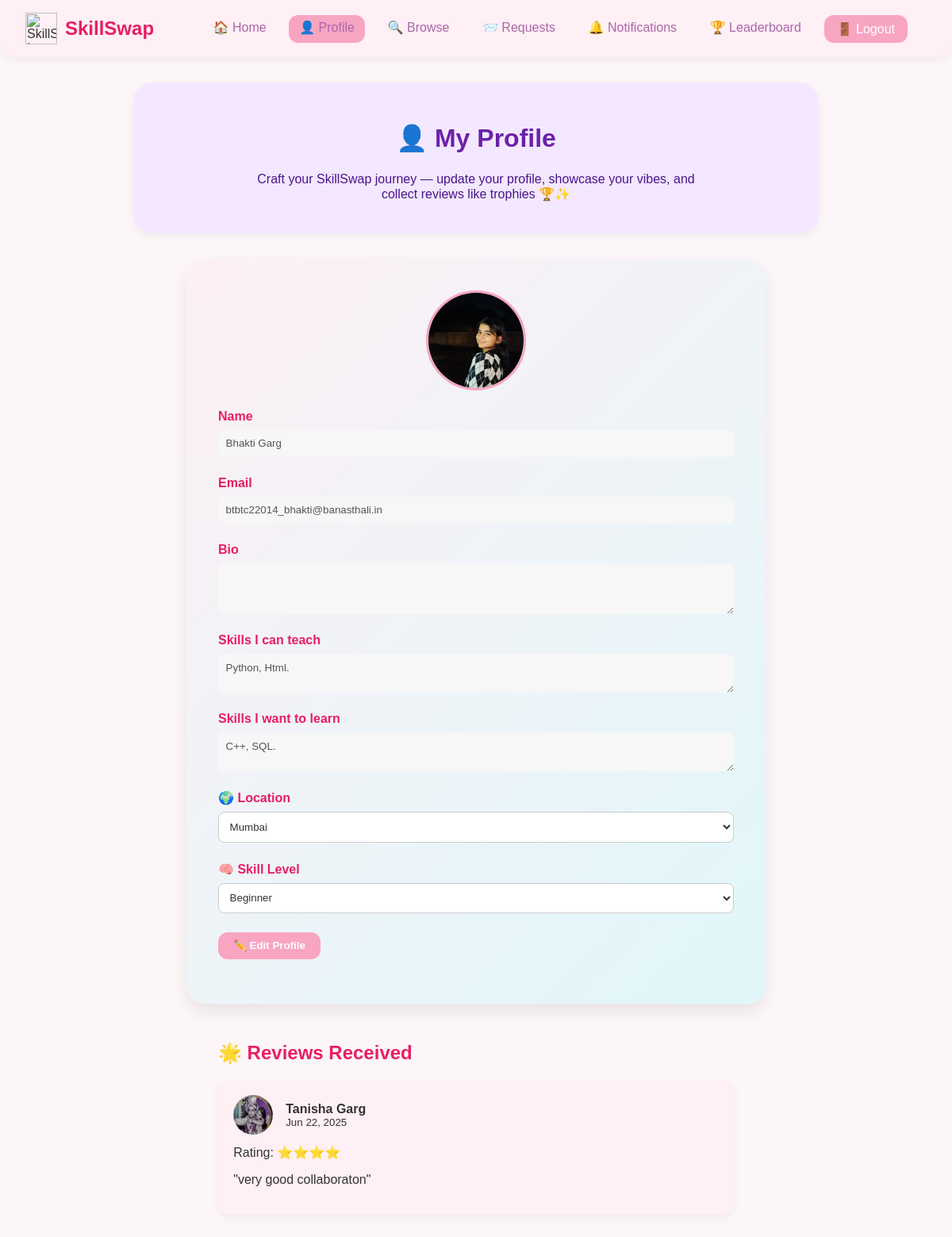
Screenshot of /backend/profile.php (signed in) with the database file from the repository.
### tables this page shows
CREATE TABLE `users` (
  `id` int(11) NOT NULL,
  `name` varchar(100) DEFAULT NULL,
  `email` varchar(100) DEFAULT NULL,
  `password` varchar(255) DEFAULT NULL,
  `created_at` timestamp NOT NULL DEFAULT current_timestamp(),
  `profile_pic` varchar(255) DEFAULT 'images/default.png',
  `teach_skills` text DEFAULT NULL,
  `learn_skills` text DEFAULT NULL,
  `bio` text DEFAULT NULL,
  `location` varchar(100) DEFAULT 'unspecified',
  `skill_level` varchar(50) DEFAULT 'beginner'
);

CREATE TABLE `endorsements` (
  `id` int(11) NOT NULL,
  `sender_id` int(11) NOT NULL,
  `receiver_id` int(11) NOT NULL,
  `request_id` int(11) NOT NULL,
  `rating` int(11) DEFAULT NULL CHECK (`rating` between 1 and 5),
  `feedback` text DEFAULT NULL,
  `created_at` timestamp NOT NULL DEFAULT current_timestamp()
);

### backend/profile.php (the view, shortened to what this page needs)
<?php
include 'includes/navbar.php';
$user_id = $_SESSION['user_id'];
$stmt = $conn->prepare("SELECT name, email, bio, teach_skills, learn_skills, profile_pic, location, skill_level FROM users WHERE id = ?");
$stmt->bind_param("i", $user_id);
$stmt->execute();
$result = $stmt->get_result();
$user = $result->fetch_assoc();
$review_stmt = $conn->prepare("
    SELECT e.rating, e.feedback, e.created_at, u.name, u.profile_pic
    FROM endorsements e
    JOIN users u ON e.sender_id = u.id
    WHERE e.receiver_id = ?
    ORDER BY e.created_at DESC
");
$review_stmt->bind_param("i", $user_id);
$review_stmt->execute();
$review_result = $review_stmt->get_result();
$stmt = $conn->prepare("SELECT name, email, bio, teach_skills, learn_skills, profile_pic, location, skill_level FROM users WHERE id = ?");
$stmt->bind_param("i", $user_id);
$stmt->execute();
$result = $stmt->get_result();
if ($result->num_rows === 1) {
    $user = $result->fetch_assoc();
} else {
    die("User not found.");
}
?>
<!DOCTYPE html>
<html lang="en">
<head>
  <link rel="stylesheet" href="dashboard_style.css">
</head>
<body>
<div class="page-heading">
    <h2>👤 My Profile</h2>
    <p class="subtitle">
    Craft your SkillSwap journey — update your profile, showcase your vibes, and collect reviews like trophies 🏆✨
</p>
</div>
<div class="profile-container">
    <?php
        $profile_pic = !empty($user['profile_pic']) ? $user['profile_pic'] : 'images/default.png';
    ?>
        <div style="text-align: center; margin-bottom: 1.5rem;">
            <img src="<?= htmlspecialchars($profile_pic); ?>" alt="Profile Picture"
                style="width: 120px; height: 120px; border-radius: 50%; object-fit: cover; border: 3px solid #f8a5c2;">
        </div>
    <form action="update_profile.php" method="POST" id="profileForm">
        <div class="form-group">
            <label for="name">Name</label>
            <input type="text" name="name" id="name" value="<?= htmlspecialchars($user['name']) ?>" readonly>
        </div>
        <div class="form-group">
            <label for="email">Email</label>
            <input type="email" name="email" id="email" value="<?= htmlspecialchars($user['email']) ?>" readonly>
        </div>
        <div class="form-group">
            <label for="bio">Bio</label>
            <textarea name="bio" id="bio" rows="3" readonly><?= htmlspecialchars($user['bio']) ?></textarea>
        </div>
        <div class="form-group">
            <label for="teach_skills">Skills I can teach</label>
            <textarea name="teach_skills" id="teach_skills" rows="2" readonly><?= htmlspecialchars($user['teach_skills']) ?></textarea>
        </div>
        <div class="form-group">
            <label for="learn_skills">Skills I want to learn</label>
            <textarea name="learn_skills" id="learn_skills" rows="2" readonly><?= htmlspecialchars($user['learn_skills']) ?></textarea>
        </div>
<div class="form-group">
  <label for="location">🌍 Location</label>
  <select name="location" id="location" readonly>
    <option value="Mumbai" <?= $user['location'] === 'Mumbai' ? 'selected' : '' ?>>Mumbai</option>
  </select>
</div>
    <div class="form-group">
        <label for="skill_level">🧠 Skill Level</label>
       <select name="skill_level" id="skill_level" readonly>
            <option value="Beginner" <?= $user['skill_level'] === 'Beginner' ? 'selected' : '' ?>>Beginner</option>
        </select>
    </div>
    <button type="button" class="btn edit-btn" id="editBtn">✏️ Edit Profile</button>
</form>
</div>
<div style="max-width: 650px; margin: 3rem auto;">
  <h2 style="color: #e91e63;">🌟 Reviews Received</h2>
  <?php if ($review_result->num_rows > 0): ?>
    <?php while ($row = $review_result->fetch_assoc()): ?>
      <div style="background: #fff0f5; padding: 1.2rem; margin-bottom: 1.5rem; border-radius: 1rem; box-shadow: 0 4px 12px rgba(0,0,0,0.05);">
        <div style="display:flex; align-items:center; gap:1rem;">
          <img src="<?= htmlspecialchars($row['profile_pic'] ?: 'images/default.png'); ?>" style="width:50px; height:50px; border-radius:50%;">
          <div>
            <strong><?= htmlspecialchars($row['name']); ?></strong><br>
            <small><?= date("M d, Y", strtotime($row['created_at'])) ?></small>
          </div>
        </div>
        <p style="margin-top:0.8rem;">Rating: <?= str_repeat("⭐", $row['rating']); ?></p>
        <p style="margin-top:0.3rem;">"<?= htmlspecialchars($row['feedback']); ?>"</p>
      </div>
    <?php endwhile; ?>
  <?php else: ?>
    <p style="color:#999;">No reviews yet. Once someone gives you feedback, it’ll show here! 💬</p>
  <?php endif; ?>
</div>
</body>
</html>

### includes/navbar.php (shortened to what this page needs)
<header class="navbar">
    <div class="left">
        <img src="images/logo.png" alt="SkillSwap Logo" class="logo">
        <div class="site-title">SkillSwap</div>
    </div>
    <div class="right">
        <div class="nav-links">
            <a href="dashboard.php" class="nav-item <?= basename($_SERVER['PHP_SELF']) == 'dashboard.php' ? 'active' : '' ?>">🏠 Home</a>
            <a href="profile.php" class="nav-item <?= basename($_SERVER['PHP_SELF']) == 'profile.php' ? 'active' : '' ?>">👤 Profile</a>
            <a href="browse.php" class="nav-item <?= basename($_SERVER['PHP_SELF']) == 'browse.php' ? 'active' : '' ?>">🔍 Browse</a>
            <a href="requests.php" class="nav-item <?= basename($_SERVER['PHP_SELF']) == 'requests.php' ? 'active' : '' ?>">📨 Requests</a>
            <a href="notifications.php" class="nav-item <?= basename($_SERVER['PHP_SELF']) == 'notifications.php' ? 'active' : '' ?>" style="position: relative;">
                🔔 Notifications
            </a>
            <a href="leaderboard.php" class="nav-item <?= basename($_SERVER['PHP_SELF']) == 'leaderboard.php' ? 'active' : '' ?>">🏆 Leaderboard</a>
            <a href="logout.php" class="logout-btn">🚪 Logout</a>
        </div>
    </div>
</header>

### css/dashboard_style.css (style rules this page uses)
body { margin: 0; font-family: 'Poppins', sans-serif; background: #fdf6f8; color: #333; }
.navbar { display: flex; justify-content: space-between; align-items: center; background: #fff0f5; padding: 1rem 2rem; box-shadow: 0 4px 12px rgba(0,0,0,0.05); border-radius: 0 0 1.2rem 1.2rem; }
.left, .center, .right { display: flex; align-items: center; }
.logo { height: 40px; margin-right: 10px; }
.site-title { font-size: 1.5rem; font-weight: 600; color: #e91e63; }
.logout-btn { background: #f8a5c2; padding: 0.5rem 1rem; border-radius: 12px; text-decoration: none; color: white; transition: background 0.3s ease; }
.nav-links { display: flex; gap: 1rem; margin-right: 1.5rem; }
.nav-links a.nav-item { text-decoration: none; color: #aa66aa; font-weight: 500; padding: 0.4rem 0.8rem; border-radius: 12px; transition: background 0.3s ease, color 0.3s ease; }
.nav-item.active { background: #f8a5c2; color: white; }
html, body { overflow-x: hidden; position: relative; }

### backend/profile.php (style rules this page uses)
.profile-container { max-width: 650px; margin: 2rem auto; padding: 2.5rem; background: linear-gradient(135deg, #fdf0f5, #e0f7fa); border-radius: 1.5rem; box-shadow: 0 10px 20px rgba(0,0,0,0.08); transition: box-shadow 0.3s ease; }
input[readonly], textarea[readonly] { background-color: #f7f7f7; border: none; color: #555; }
.form-group { margin-bottom: 1.5rem; }
label { font-weight: bold; display: block; margin-bottom: 0.5rem; color: #e91e63; }
input, textarea { width: 100%; padding: 0.6rem; border-radius: 8px; border: 1px solid #ccc; font-family: 'Poppins', sans-serif; }
.btn { padding: 0.6rem 1.2rem; border-radius: 12px; border: none; cursor: pointer; margin-right: 1rem; font-weight: 600; }
.edit-btn { background-color: #f8a5c2; color: white; }
select { width: 100%; padding: 0.6rem; border-radius: 8px; border: 1px solid #ccc; font-family: 'Poppins', sans-serif; background-color: #fff; color: #333; appearance: auto !important; -webkit-appearance: auto !important; -moz-appearance: auto !important; }
.page-heading { background: #f3e8ff; padding: 1.5rem 2rem; margin: 2rem auto; border-radius: 1.5rem; max-width: 800px; text-align: center; box-shadow: 0 4px 12px rgba(0,0,0,0.05); display: flex; flex-direction: column; align-items: center; justify-content: center; }
.page-heading h2 { font-size: 2rem; color: #6b21a8; margin-bottom: 0.5rem; font-weight: bold; }
.page-heading .subtitle { font-size: 1rem; color: #4a148c; font-weight: 500; max-width: 600px; }

### rows the page displays
users: profile_pic (picture), name "Bhakti Garg", email "btbtc22014_bhakti@banasthali.in", teach_skills "Python, Html.", learn_skills "C++, SQL.", location "Mumbai", skill_level "Beginner"
endorsements: users.profile_pic (picture), users.name "Tanisha Garg", created_at "Jun 22, 2025", rating "⭐⭐⭐⭐", feedback "very good collaboraton"
